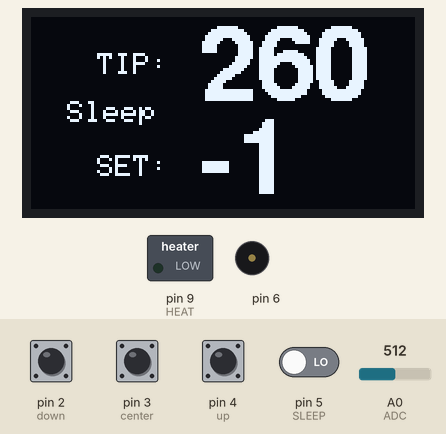
A sketch run on a simulated Arduino Uno, built with avr-gcc and run on an emulated ATmega328P. Parts: 128×64 one-colour display, switched loads named in the sketch (green lamp = pin HIGH), buzzer (waves = sounding). Inputs (shaded band) come from the test bench; at power-on: pin 2 (down), pin 3 (center), pin 4 (up) HIGH, pin 5 (SLEEP) LOW, A0 (ADC) = 512. EEPROM starts erased.

Above: at 1.2 s.
1.3 s: pin 5 (SLEEP) driven HIGH
At 1.9 s:
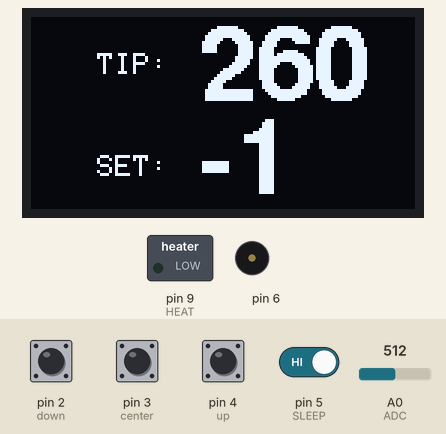
2.9 s: pin 4 (up) pulled LOW for 1 s
At 5.0 s:
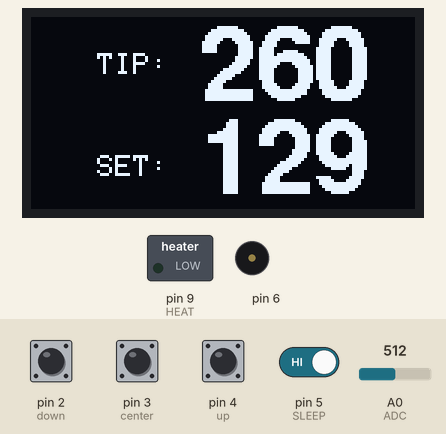
5.4 s: A0 (ADC) set to 240
At 6.3 s:
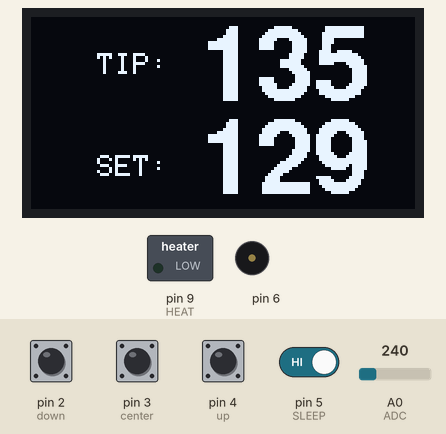
6.9 s: A0 (ADC) set to 220
At 8.25 s:
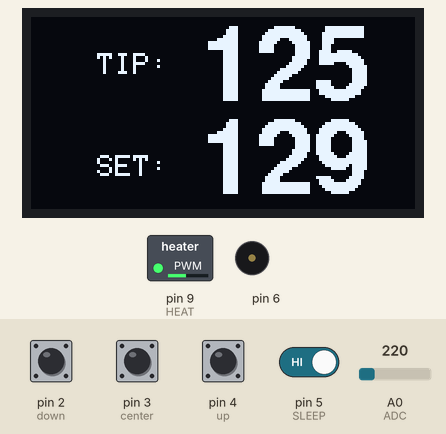
8.5 s: pin 4 (up) pulled LOW for 0.15 s
At 8.94 s:
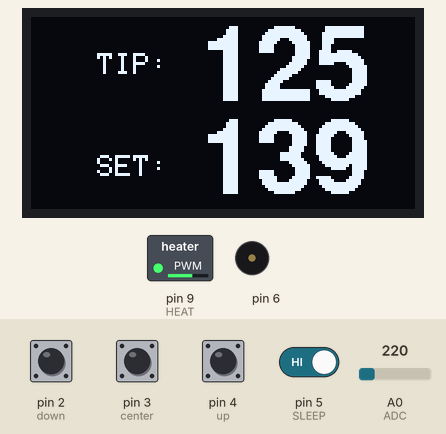
9.2 s: pin 2 (down) pulled LOW for 1 s
At 11.0 s:
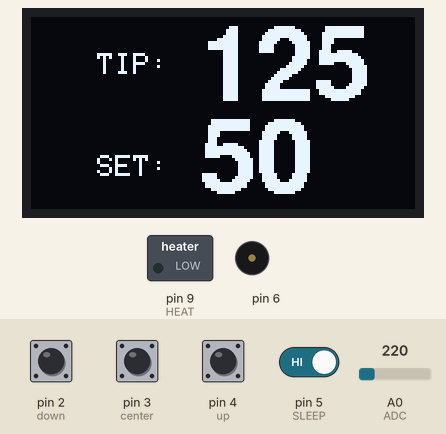
Timing chart, 0 to 12.5 s (numbered marks = the images above; inputs shaded):
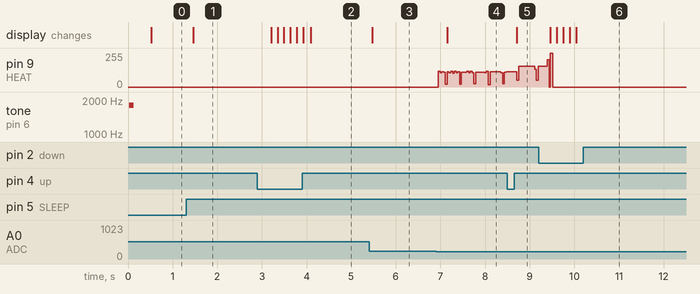

The sketch:

jbc_control_v7.ino
```cpp
#include <EEPROM.h>                        // EEPROM Library - for temperature saving during off power
#include <Wire.h>                          // I2c Communication Library
#include <Adafruit_SSD1306.h>              // Library that controls OLED display
#include <Adafruit_GFX.h>                  // Library necesarry to use fancier font
#include <Fonts/FreeSansBold18pt7b.h>      // Fancier font
#include "OneButton.h"                     // Button Library
#define HEAT 9                             // Pin that drives the heater circuit
#define SLEEP 5                            // Sleep detection when put to stand
#define ADC A0                             // ADC Pin that measures amplified thermocouple voltage
Adafruit_SSD1306 display(128, 64, &Wire);  // Display size in pixels
int tempSet;                               // Set tempareture
int tempSleep = 140;                       // Tip temperature at sleep in stand
int temp = 0;                              // Read temperature
int value = 0;                             // ADC thermocouple(after amplification by op amp) value from 0 to 1023
int cycle = 0;                             // Number of heating cycles, after which temperature will be send to display
int state = 1;                             // Status of work. 0=Run 1=Sleep
int time = 0;                              // How long will heater will be on between temperature measuring cycles
bool beep0 = 0;                            // Beeping shit when change state occurs(annoying)
bool beep1 = 0;                            //
OneButton up(4, true, true);               // Assigning pin numbers to buttons
OneButton down(2, true, true);             //
OneButton center(3, true, true);           //


void setup(void) {
  tempSet = (EEPROM.read(0) << 8) + EEPROM.read(1);  // Read last saved temperature from memory
  display.begin(0x02, 0x3c);                         // OLED Display initialization
  display.clearDisplay();                            // Clear Display buffer
  display.setTextColor(SSD1306_WHITE);               // Set color lol
  display.setFont(&FreeSansBold18pt7b);              // Set font
  pinMode(HEAT, OUTPUT);                             // Set heater pin as output
  digitalWrite(HEAT, LOW);                           // And turn heating off in the begining
  pinMode(SLEEP, INPUT);                             // Sleep detection as input ofc
  tone(6, 1800, 100);                                // Play some tone bitch
  up.attachClick(inc1);                              // Buttons attachments to routines and pressing delays
  up.attachDuringLongPress(inc10);
  up.setDebounceTicks(5);
  up.setClickTicks(500);
  up.setPressTicks(150);
  down.attachClick(dec1);
  down.attachDuringLongPress(dec10);
  down.setDebounceTicks(5);
  down.setClickTicks(500);
  down.setPressTicks(150);
}


void loop() {                  //Main loop
  state = digitalRead(SLEEP);  // Read current state of handle
  switch (state) {             // And switch case accordingly
    case 0:                    //
      // beepsleep();          // If You fancy this beeping, play with it
      // beep1 = false;
      sleep();
      break;
    case 1:
      // beeprun();
      //  beep0 = false;
      run();
      break;
  }
}


/////////Other Routines//////////

void run() {
  up.tick();                     // Search for pressed buttons
  down.tick();                   //
  center.tick();                 //
  digitalWrite(HEAT, LOW);       // Turn heat low to measure temperature
  delay(2);                      // Wait for shit to calm down, and op amp to stabilize
  if (cycle > 60) {              // If cycles count is bigger than this number ->
    displrun();                  // Show shit on display
    cycle = 0;                   // And heating fandango begins again
  }                              //
  readValue();                   // Now read the temperature value
  temp = ((value / 2.7) + 24);  // Calculate temperature to degrees celcius and make some math. <<< CALIBRATION HERE BOY
  time = (tempSet - temp) / 3;   // Some tricky shit math to differ length of heating window. When far away form desired temp - longer window. When close to setpoint - just bit by bit. This is instead od some fancy control.
  if (time < 2) {                // Not to make this window too short
    time = 2;                    //
  }                              //
  if (temp >= tempSet) {         // To avoid strange situation. kek
    time = 0;
  }
  if (temp < tempSet) {        // Self explainatory
    digitalWrite(HEAT, HIGH);  //Show 'em boy!
    delay(time);
  } else {
    digitalWrite(HEAT, LOW);
  }
  cycle++;  //Increase cycles to display shot on display.
  //(When heating, we spare no time for some stupid things as showing things on display. Performance first. If not heating, there is more time, and cycle counter will fill up faster, so updates on display will be more often)
}


void sleep() {  // Same shit as upwards but temperature is hardset in program(for now), and the temperature ramp up is less steep to spare tip life.
  up.tick();
  down.tick();
  center.tick();
  digitalWrite(HEAT, LOW);
  delay(20);         // Stabilise op amp and make readings and heating less often
  if (cycle > 20) {  // Now we can display things more often because there is no need for performance
    displsleep();    // Show shit on display
    digitalWrite(12, LOW);
    cycle = 0;
  }
  readValue();
  temp = ((value / 2.7) + 24);
  time = (tempSleep - temp) / 20;  // Slower heat up ramp, less thermal shock
  if (time < 1) {
    time = 1;
  }
  if (temp >= tempSleep) {
    time = 0;
  }
  if (temp < tempSleep) {
    digitalWrite(HEAT, HIGH);
    delay(time);
  } else {
    digitalWrite(HEAT, LOW);
  }
  cycle++;
}


void readValue() {  //Reading ADC Routine
  int i;
  int readings = 5;  // Number of readings to average
  for (i = 0; i < readings; i++) {
    value = value + analogRead(ADC);  // Collect all readings on one stack
  }
  value = (value / readings);  //And divide by number of readings to get an average, which is more stable than single shots.
}


void displrun() {  //Display routine when performing
  display.clearDisplay();
  display.setFont(&FreeSansBold18pt7b);
  display.setCursor(56, 27);
  display.print(temp);
  display.setCursor(56, 58);
  display.print(tempSet);
  display.setFont();
  display.setCursor(22, 12);
  display.print("TIP:");
  display.setCursor(22, 46);
  display.print("SET:");
  display.display();
}


void displsleep() {  //Display routine when sleeping
  display.clearDisplay();
  display.setFont(&FreeSansBold18pt7b);
  display.setCursor(56, 27);
  display.print(temp);
  display.setCursor(56, 58);
  display.print(tempSet);
  display.setFont();
  display.setCursor(22, 12);
  display.print("TIP:");
  display.setCursor(12, 28);
  display.print("Sleep");
  display.setCursor(22, 46);
  display.print("SET:");
  display.display();
}


void inc10() {  // Increase temperature by 10 degrees
  tempSet = tempSet + 10;
  if (tempSet > 450) {  // Max temperature to set
    tempSet = 450;
  }
  cycle = cycle + 30;
  delay(50);
  savetemp();
}


void dec10() {  // Decrease temperature by 10 degrees
  tempSet = tempSet - 10;
  if (tempSet < 50) {  // Min temperature to set
    tempSet = 50;
  }
  cycle = cycle + 30;
  delay(50);
  savetemp();
}


void inc1() {  // Increase temperature by 10 degrees(was ment to be by 1, but there is no need for so small change, you can adjust to your flavor)
  tempSet = tempSet + 10;
  if (tempSet > 450) {
    tempSet = 450;
  }
  cycle = cycle + 30;
  savetemp();
}


void dec1() {  // Decrease temperature by 10 degrees(was ment to be by 1, but there is no need for so small change, you can adjust to your flavor)
  tempSet = tempSet - 10;
  if (tempSet < 50) {
    tempSet = 50;
  }
  cycle = cycle + 30;
  savetemp();
}


void savetemp() {  // Save set temperature to EEPROM dividing it to two bytes because max value of single one is 255
  EEPROM.write(0, tempSet >> 8);
  EEPROM.write(1, tempSet & 0xFF);
}


void beepsleep() {
  if (beep0 == false) {
    tone(6, 1400, 100);
    beep0 = true;
  }
}


void beeprun() {
  if (beep1 == false) {
    tone(6, 1800, 100);
    beep1 = true;
  }
}
```

Measured:
- the behaviour switches between 228 and 227 on A0 (ADC) (found by bisection; images 3 and 4)
- after the input at 1.3 s, the display: changes after 0.17 s (image 1)
- after the input at 2.9 s, the display: first changes after 0.30 s (image 2 shows a later state)
- after the input at 5.4 s, the display: changes after 0.07 s (image 3)
- after the input at 6.9 s, the display: changes after 0.25 s (image 4)
- after the input at 8.5 s, the display: changes after 0.21 s (image 5)
- after the input at 9.2 s, the display: first changes after 0.26 s (image 6 shows a later state)
